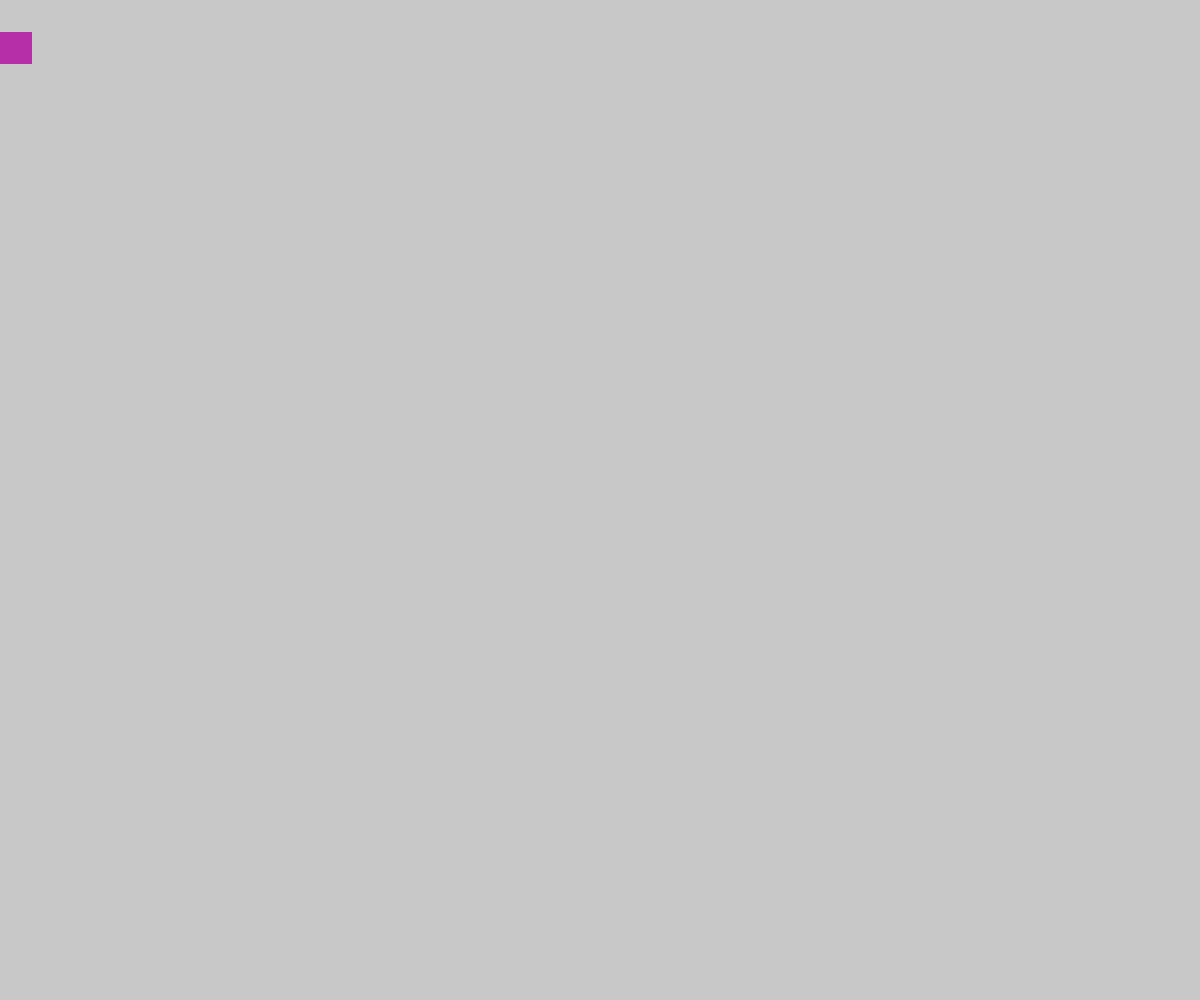
Frame 1 (no input)
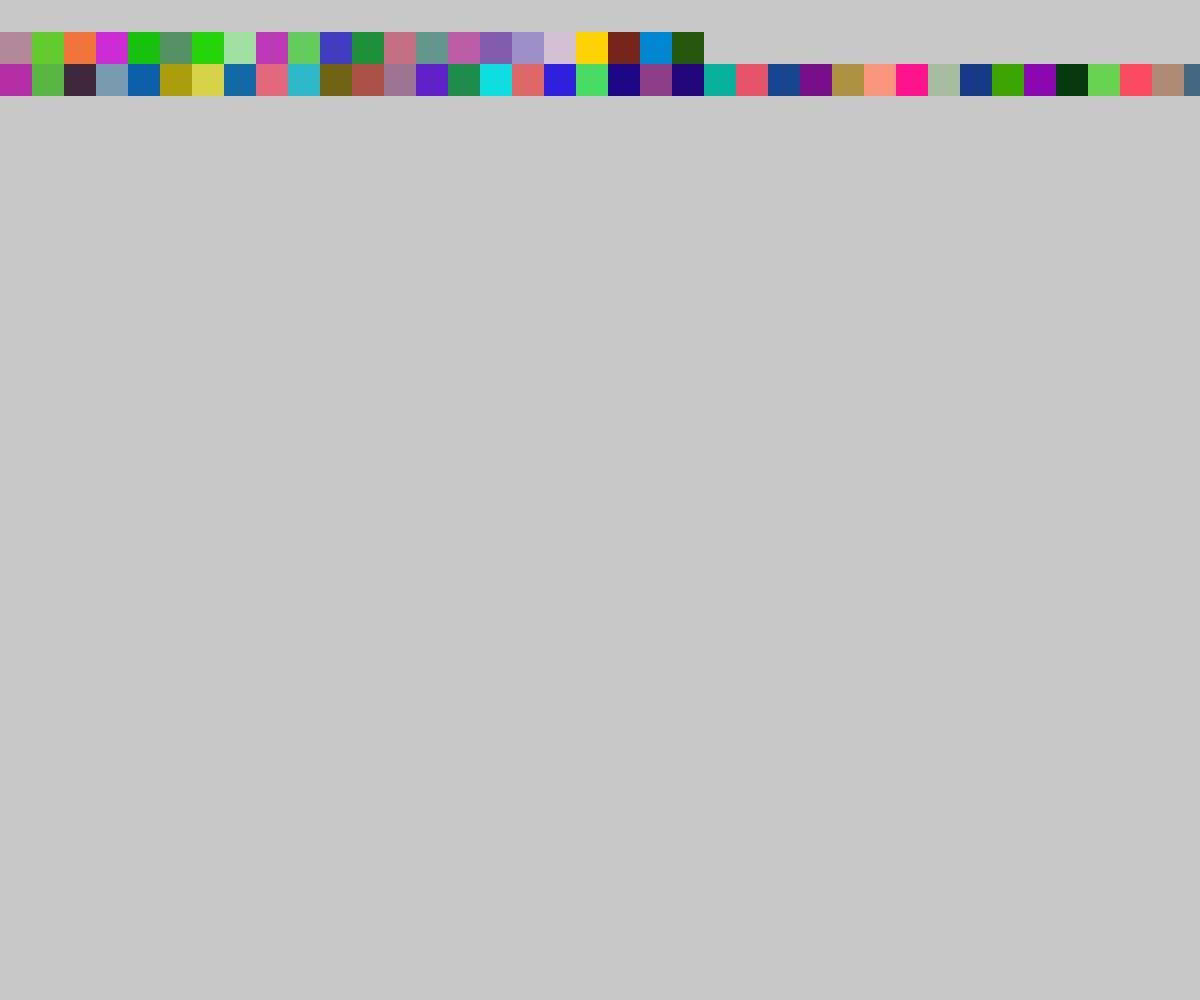
Frame 60 (no input)
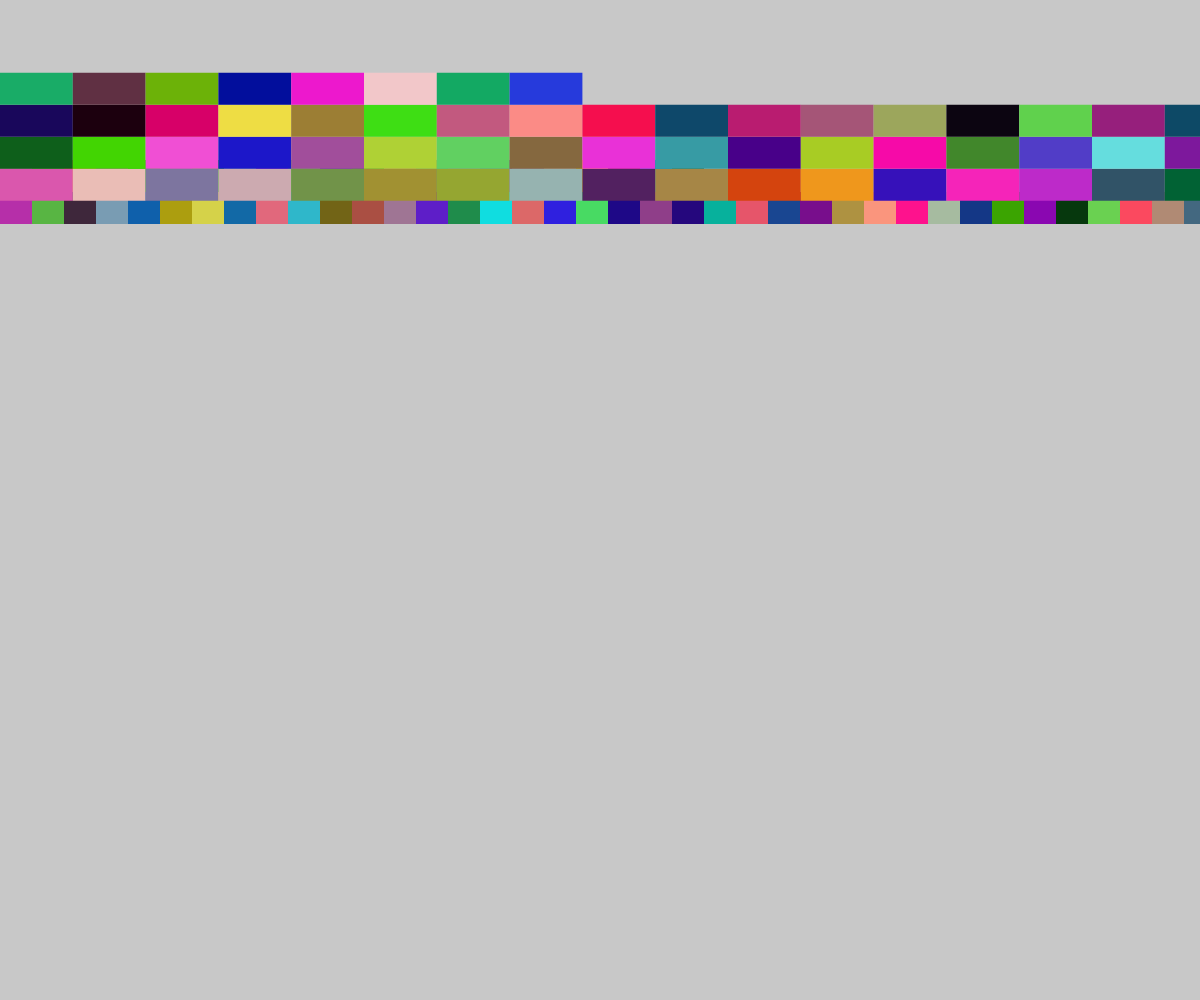
Frame 120 (the mouse pressed at the canvas centre since frame 60)

The p5.js sketch that drew these frames (run headless with seeded random() and noise() and a simulated clock; from frame 60 on, the mouse is pressed at the canvas centre):

// p5.js sketch
// ── sketch.js

var w = 32;
var h = 32;
var index = 0;
var righe;


function setup() {
      createCanvas(windowWidth, windowHeight);
      background(200);
      stroke(224);
      strokeWeight(3);
      righe = (int(windowHeight/w));
}

function draw() {

     w= map (mouseX, 0, height, 32, 100);
     var x1 = w * index; 
     var y1 = w;


     noStroke ();
     fill (random (255), random (225), random (225)); // genera colori casuali
     rect (x1,y1,w, h); //quadrato


      index++;
      if (index >= windowWidth / w) {
        image = get(0, h, windowWidth, h * (righe+1));
        background(200);
        set(0, h+h, image);
        index = 0;


        } 
        
      }
